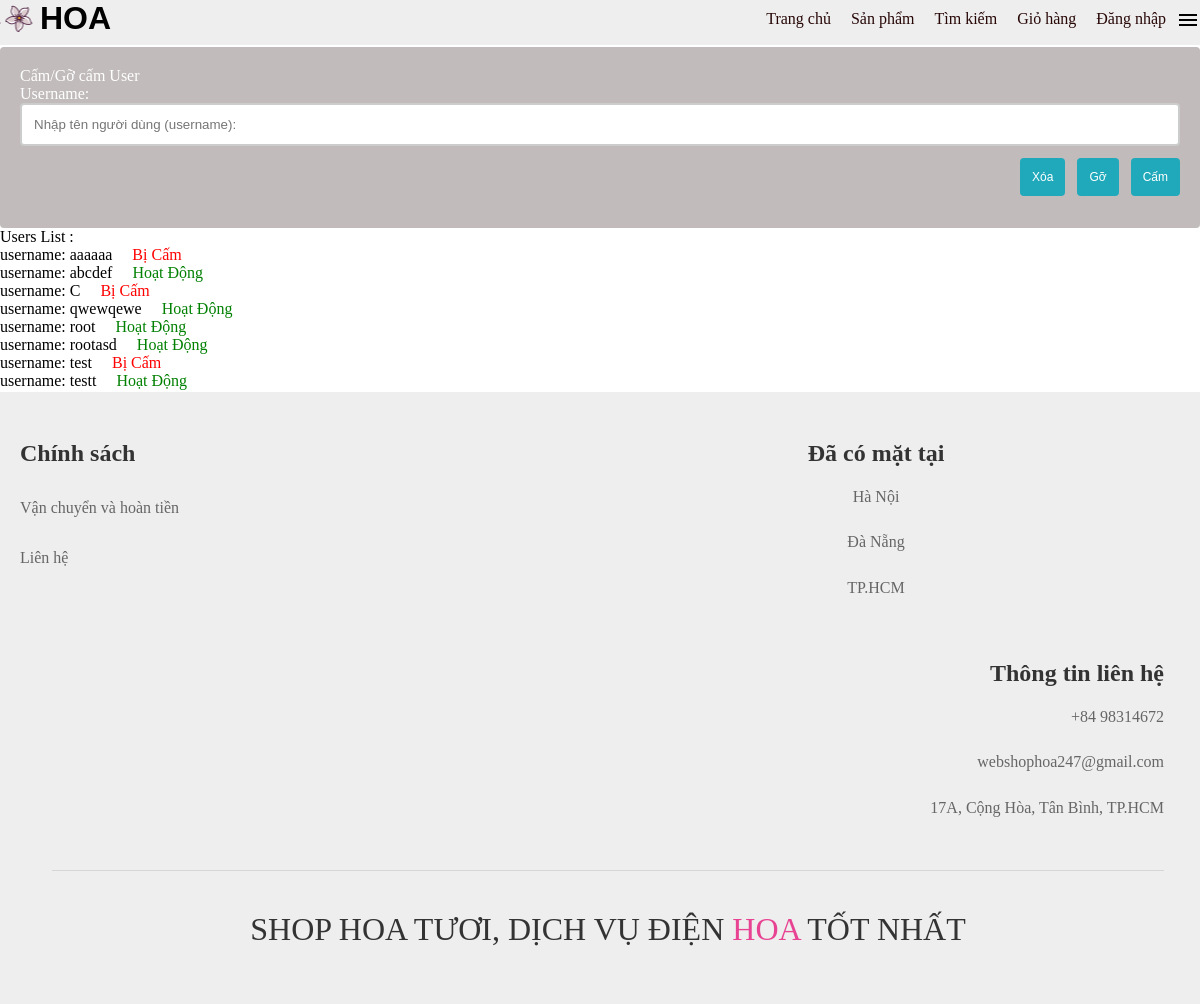
Screenshot of /banuser.php with the database file from the repository.
### tables this page shows
CREATE TABLE `users` (
  `id` int NOT NULL,
  `username` varchar(100) NOT NULL,
  `password` varchar(250) NOT NULL,
  `usertype` tinyint(1) NOT NULL DEFAULT '0',
  `active` tinyint(1) NOT NULL DEFAULT '0'
);

### classes/user.php (called while the page is built, shortened)
<?php
    class User{
        public function active($conn, $username){
            $sql = "select * from users where username='".$username."'";
            $stmt = $conn->prepare($sql);
            $stmt->execute();
            $stmt->setFetchMode(PDO::FETCH_ASSOC);
            $rs = $stmt->fetchAll();
            return $rs[0]['active'];
        }
}
?>

### banuser.php (the view, shortened to what this page needs)
<?php
$conn = require "inc/db.php";
require "inc/header.php";
?>
<div class="content">
    <form name="frmBan" method="post">
        <fieldset>
            <legend>Cấm/Gỡ cấm User</legend>
            Username:<br>
            <input type="text" name="username" placeholder="Nhập tên người dùng (username):"required><br>
            <input class="btn" type="submit" name="action" value="Cấm">
            <input class="btn" type="submit" name="action" value="Gỡ">
            <input class="btn" type="reset" value="Xóa">
        </fieldset>
    </form>
    <?php
    $query = "SELECT `id`, `username` FROM `users` WHERE 1";
    $result = $conn->query($query);
    echo "Users List :  <br>";
    while ($row = $result->fetch(PDO::FETCH_ASSOC)) {
        echo "username: " . $row['username'] ;
        $user= new User();
        $act = $user->active($conn, $row['username']);
        if(!$act == 0){
            echo "<span style='margin-left: 20px; color:red'>Bị Cấm</span><br>";
        } else {
            echo "<span style='margin-left: 20px; color: green'>Hoạt Động</span><br>";
        }
    }
        ?>
</div>
<?php require "inc/footer.php"; ?>

### css/style.css (style rules this page uses)
body { margin: 0; background-color:#eee; }
.page .content { background-color: rgb(255, 255, 255); padding-top: 2px; padding-bottom: 2px; width:100%; }

### css/style_form.css (style rules this page uses)
* { box-sizing: border-box; }
input[type=text], input[type=email], input[type=password], textarea { border: 2px solid #ccc; resize: vertical; padding: 12px; border-radius: 4px; width: 100%; }
form { padding: 20px; background: #c1bbbb; color: #fff; -moz-border-radius: 4px; -webkit-border-radius: 4px; border-radius: 4px; }
.btn { background-color: #1fa9bb; color: white; font-size: 12px; padding: 12px; margin: 12px 0px 12px 12px; border: none; border-radius: 4px; cursor: pointer; float: right; transition: transform 0.3s, background-color 0.3s, color 0.3s; }

### css/home.css (style rules this page uses)
:root { --pink:#e84393; }
* { margin:0; padding:0; box-sizing: border-box; outline: none; border:none; text-decoration: none; transition: .2s linear; }
html { scroll-behavior: smooth; scroll-padding-top: 6rem; overflow-x: hidden; }

### rows the page displays
users: username "aaaaaa", active "Bị Cấm"
users: username "abcdef", active "Hoạt Động"
users: username "C", active "Bị Cấm"
users: username "qwewqewe", active "Hoạt Động"
users: username "root", active "Hoạt Động"
users: username "rootasd", active "Hoạt Động"
users: username "test", active "Bị Cấm"
users: username "testt", active "Hoạt Động"
